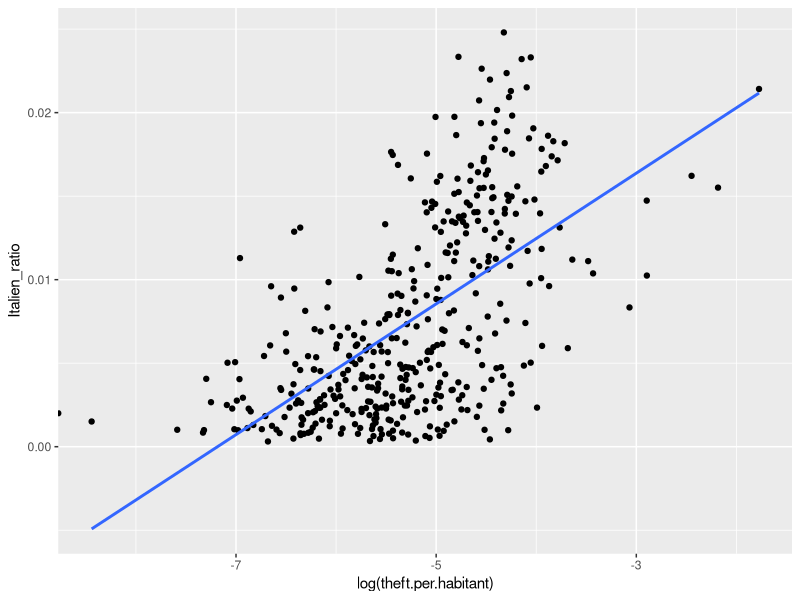

Recreate this plot in R.
## ---- chunk 1
library(tidyverse)
## ---- chunk 2
df.bike.stolen <- read.csv('data/fahrraddiebstaehle_berlin_2015_217 - Fahrraddiebstaehle in Berlin.csv',stringsAsFactors = F)
df.bike.stolen$lor_plr <- as.numeric(df.bike.stolen$lor_plr)
df.demo <- read.csv('data/berlin_population_LOR_31_12_2017.csv',stringsAsFactors = F,skip = 10)

df.demo <-df.demo %>%  separate(Kontinente.Staaten, c("lor", "name"), " ")
df.demo <-df.demo %>% select(-matches('Annotations') )
df.demo$lor <-as.numeric(df.demo$lor)

## ---- chunk 3
df <- merge(df.bike.stolen,df.demo,by.x='lor_plr',by.y='lor',all.x = TRUE)
df <- df %>% filter(Deutschland>0)



data <- df %>% select(-c(fahrraddiebstaehle_2015,fahrraddiebstaehle_2016,name))
data$fahrraddiebstaehle_2017 <- as.numeric(data$fahrraddiebstaehle_2017)

data <- data %>% mutate_all(funs(type.convert(as.character(replace(., .=='-', 0)))))

data <- data %>% select(lor_plr,lor_plr_name,fahrraddiebstaehle_2017,Europäische.Union..EU.,Europa,everything())

## Compute total theft vs total population
data <- data %>%
    replace(is.na(.), 0) %>%
    mutate(total.population = rowSums(.[6:ncol(data)]))

data <- data %>% select(lor_plr,lor_plr_name,fahrraddiebstaehle_2017,total.population,everything())

data<- data %>% mutate_at(vars(Deutschland: Ohne.Angabe.zur.Staatsangehörigkeit), funs(ratio= ./ total.population))
data$theft.per.habitant <- data$fahrraddiebstaehle_2017 / data$total.population
data <- data %>% select(lor_plr,lor_plr_name,fahrraddiebstaehle_2017,total.population,theft.per.habitant,everything())

## ---- chunk 4
ggplot(data %>% filter(theft.per.habitant<1 & Italien>0),aes(log(theft.per.habitant),Italien_ratio))+ geom_point()+ geom_smooth(method = lm, se = FALSE)
write.csv(data,'bike_theft_with_demography.csv')
